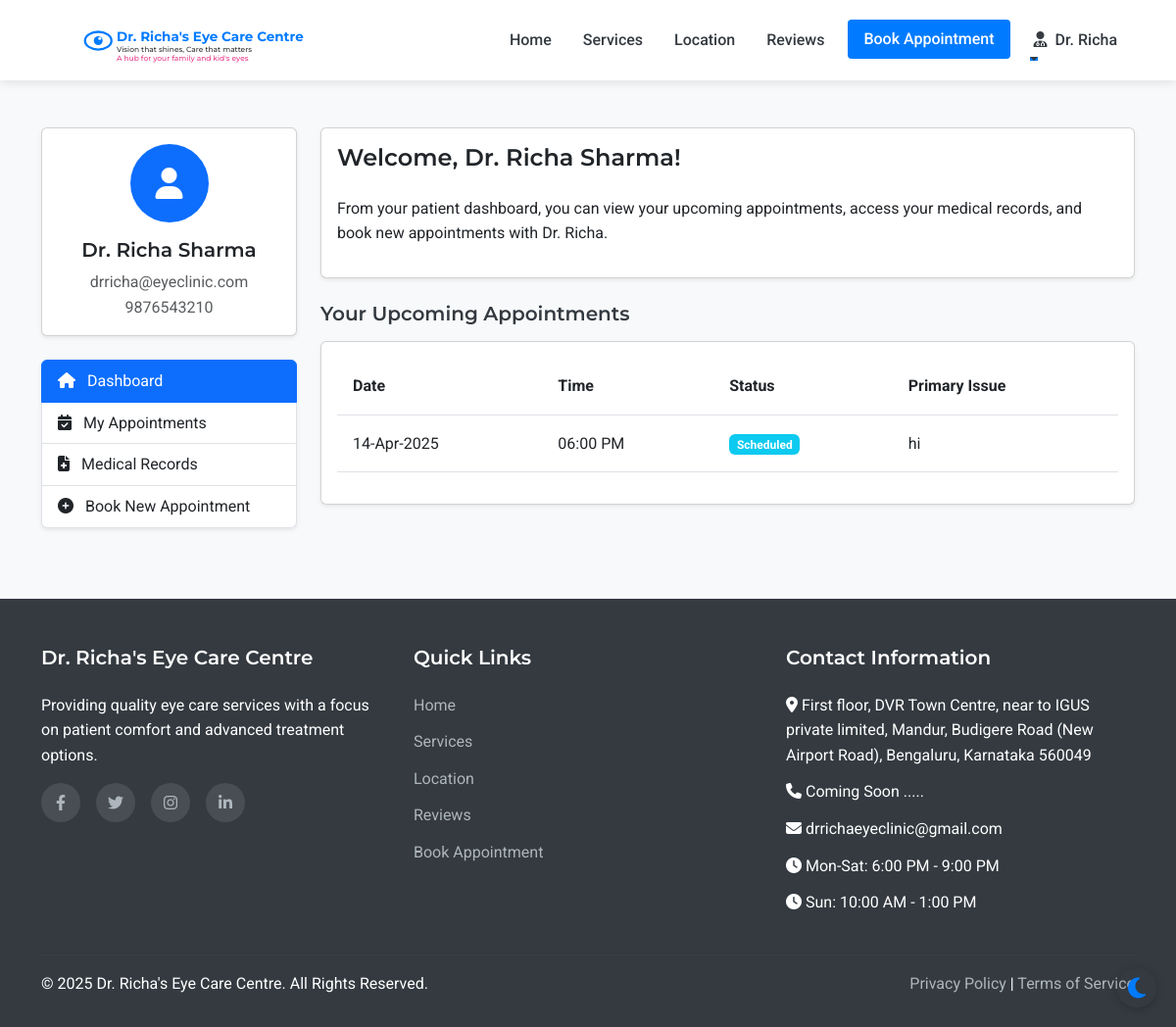
Before: /patient/dashboard (signed in) with the older database file.
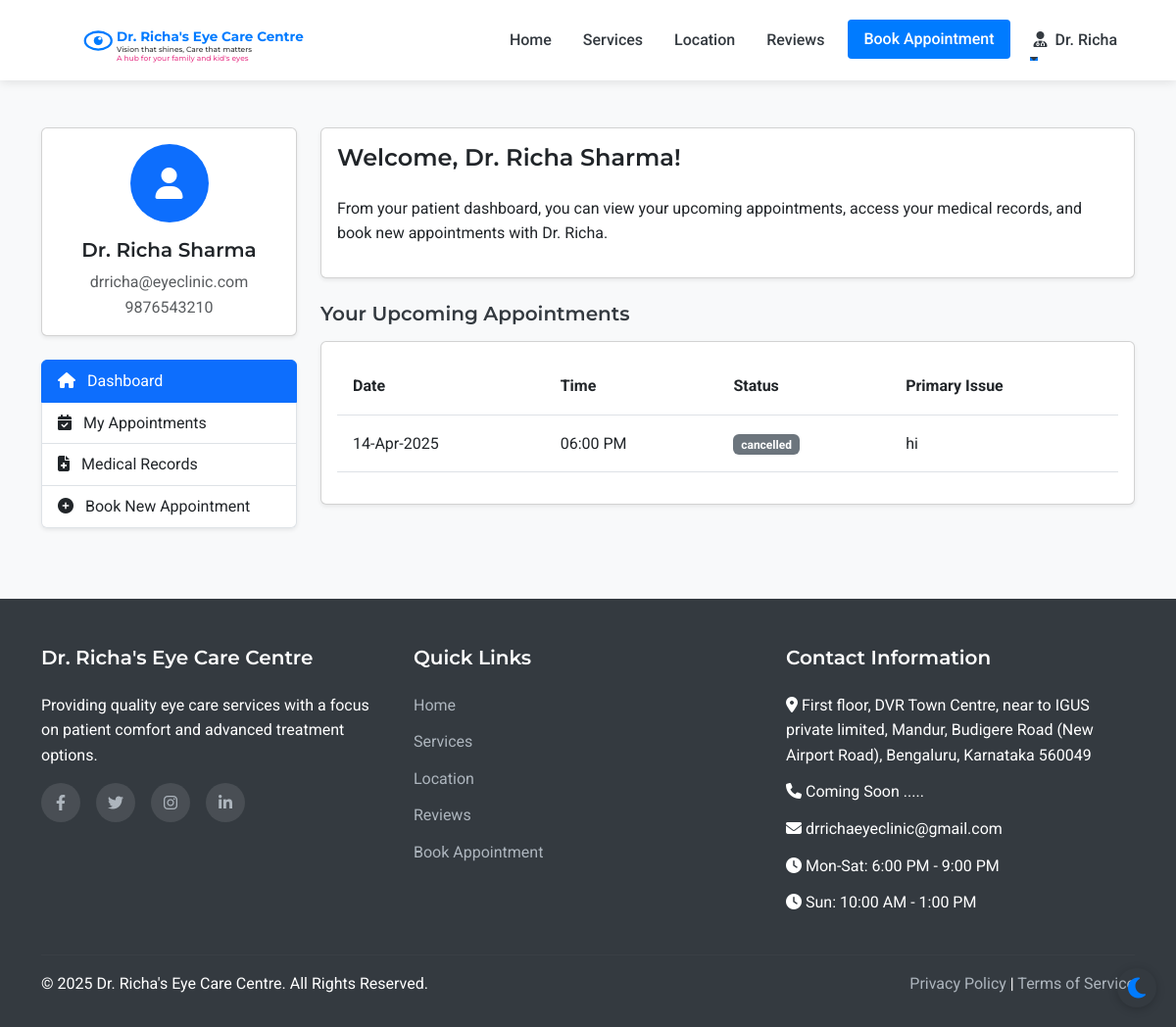
After: the same page with the newer database file.
### models.py (models this page shows, shortened)
class Staff(UserMixin, db.Model):
    __abstract__ = True
    id = db.Column(db.Integer, primary_key=True)
    username = db.Column(db.String(64), unique=True, nullable=False)
    email = db.Column(db.String(120), unique=True, nullable=False)
    password_hash = db.Column(db.String(256), nullable=False)
    full_name = db.Column(db.String(100), nullable=False)
    mobile_number = db.Column(db.String(15), nullable=False)

class Doctor(Staff):
    __tablename__ = 'doctor'
    qualifications = db.Column(db.String(200), nullable=True)
    specialization = db.Column(db.String(200), nullable=True)

class Appointment(db.Model):
    id = db.Column(db.Integer, primary_key=True)
    patient_id = db.Column(db.Integer, db.ForeignKey('patient.id'), nullable=False)
    appointment_date = db.Column(db.Date, nullable=False)
    appointment_time = db.Column(db.Time, nullable=False)
    primary_issue = db.Column(db.Text, nullable=True)
    referral_info = db.Column(db.String(255), nullable=True)
    status = db.Column(db.String(20), default='scheduled')  # scheduled, completed, cancelled
    created_at = db.Column(db.DateTime, default=datetime.utcnow)
    consultation_fee = db.Column(db.Float, nullable=False, default=500.0)
    payment_status = db.Column(db.String(20), default='pending')  # pending, paid

### routes.py (the view)
@app.route('/patient/dashboard')
@login_required
def patient_dashboard():
    appointments = Appointment.query.filter_by(patient_id=current_user.id).order_by(desc(Appointment.appointment_date), desc(Appointment.appointment_time)).all()
    return render_template('patient/dashboard.html', appointments=appointments)

### templates/patient/dashboard.html (shortened to what this page needs)
{% extends 'layout.html' %}
{% block content %}
<section class="py-5 bg-light">
    <div class="container">
        <div class="row">
            <div class="col-lg-3 mb-4">
                <div class="card shadow-sm mb-4">
                    <div class="card-body text-center">
                        <div class="avatar-circle bg-primary text-white mb-3">
                            <i class="fas fa-user fa-2x"></i>
                        </div>
                        <h5 class="card-title">{{ current_user.full_name }}</h5>
                        <p class="card-text text-muted mb-0">{{ current_user.email }}</p>
                        <p class="card-text text-muted">{{ current_user.mobile_number }}</p>
                    </div>
                </div>
                <div class="list-group shadow-sm">
                    <a href="{{ url_for('patient_dashboard') }}" class="list-group-item list-group-item-action active">
                        <i class="fas fa-home me-2"></i> Dashboard
                    </a>
                    <a href="{{ url_for('patient_appointments') }}" class="list-group-item list-group-item-action">
                        <i class="fas fa-calendar-check me-2"></i> My Appointments
                    </a>
                    <a href="{{ url_for('patient_medical_records') }}" class="list-group-item list-group-item-action">
                        <i class="fas fa-file-medical me-2"></i> Medical Records
                    </a>
                    <a href="{{ url_for('appointment') }}" class="list-group-item list-group-item-action">
                        <i class="fas fa-plus-circle me-2"></i> Book New Appointment
                    </a>
                </div>
            </div>
            <div class="col-lg-9">
                <div class="card shadow-sm mb-4">
                    <div class="card-body">
                        <h4 class="card-title mb-4">Welcome, {{ current_user.full_name }}!</h4>
                        <p>From your patient dashboard, you can view your upcoming appointments, access your medical records, and book new appointments with Dr. Richa.</p>
                    </div>
                </div>
                <h5 class="mb-3">Your Upcoming Appointments</h5>
                <div class="card shadow-sm">
                    <div class="card-body">
                        {% if appointments %}
                            <div class="table-responsive">
                                <table class="table table-hover">
                                    <thead>
                                        <tr>
                                            <th>Date</th>
                                            <th>Time</th>
                                            <th>Status</th>
                                            <th>Primary Issue</th>
                                        </tr>
                                    </thead>
                                    <tbody>
                                        {% for appointment in appointments %}
                                            {% if appointment.appointment_date >= now.date() %}
                                                <tr>
                                                    <td>{{ appointment.appointment_date.strftime('%d-%b-%Y') }}</td>
                                                    <td>{{ appointment.appointment_time.strftime('%I:%M %p') }}</td>
                                                    <td>
                                                        {% if appointment.status == 'scheduled' %}
                                                            <span class="badge bg-info">Scheduled</span>
                                                        {% elif appointment.status == 'completed' %}
                                                            <span class="badge bg-success">Completed</span>
                                                        {% else %}
                                                            <span class="badge bg-secondary">{{ appointment.status }}</span>
                                                        {% endif %}
                                                    </td>
                                                    <td>{{ appointment.primary_issue or 'Not specified' }}</td>
                                                </tr>
                                            {% endif %}
                                        {% endfor %}
                                    </tbody>
                                </table>
                            </div>
                            {% set upcoming_count = appointments|selectattr('appointment_date', 'ge', now.date())|list|length %}
                        {% else %}
                            <div class="text-center p-4">
                                <p class="text-muted mb-3">You don't have any appointments yet.</p>
                                <a href="{{ url_for('appointment') }}" class="btn btn-primary">Book Your First Appointment</a>
                            </div>
                        {% endif %}
                    </div>
                </div>
            </div>
        </div>
    </div>
</section>
{% endblock %}

### templates/layout.html (shortened to what this page needs)
<!DOCTYPE html>
<html lang="en">
<head>
    <link href="https://cdn.jsdelivr.net/npm/bootstrap@5.3.0-alpha1/dist/css/bootstrap.min.css" rel="stylesheet">
    <link rel="stylesheet" href="https://cdn.jsdelivr.net/npm/flatpickr/dist/flatpickr.min.css">
    <link rel="stylesheet" href="https://cdnjs.cloudflare.com/ajax/libs/font-awesome/6.1.1/css/all.min.css">
    <link rel="stylesheet" href="{{ url_for('static', filename='css/style.css') }}">
</head>
<body>
    <nav class="navbar navbar-expand-lg sticky-top">
        <div class="container">
            <a class="navbar-brand" href="{{ url_for('index') }}" id="clinic-logo">
                <div id="interactive-logo-container" style="height: 60px;"></div>
            </a>
            <div class="collapse navbar-collapse" id="navbarNav">
                <ul class="navbar-nav ms-auto">
                    <li class="nav-item">
                        <a class="nav-link {% if request.path == url_for('index') %}active{% endif %}" href="{{ url_for('index') }}">Home</a>
                    </li>
                    <li class="nav-item">
                        <a class="nav-link {% if request.path == url_for('services') %}active{% endif %}" href="{{ url_for('services') }}">Services</a>
                    </li>
                    <li class="nav-item">
                        <a class="nav-link {% if request.path == url_for('location') %}active{% endif %}" href="{{ url_for('location') }}">Location</a>
                    </li>
                    <li class="nav-item">
                        <a class="nav-link {% if request.path == url_for('reviews') %}active{% endif %}" href="{{ url_for('reviews') }}">Reviews</a>
                    </li>
                    <li class="nav-item">
                        <a class="nav-link btn btn-primary text-white px-3 ms-lg-2" href="{{ url_for('appointment') }}">Book Appointment</a>
                    </li>
                    {% if current_user.is_authenticated %}
                        {% if current_user.__class__.__name__ == 'Patient' %}
                            <li class="nav-item dropdown">
                                <a class="nav-link dropdown-toggle" href="#" id="navbarDropdown" role="button" data-bs-toggle="dropdown" aria-expanded="false">
                                    <i class="fas fa-user me-1"></i> {{ current_user.full_name }}
                                </a>
                                <ul class="dropdown-menu dropdown-menu-end" aria-labelledby="navbarDropdown">
                                    <li><a class="dropdown-item" href="{{ url_for('patient_dashboard') }}">Dashboard</a></li>
                                    <li><a class="dropdown-item" href="{{ url_for('patient_appointments') }}">My Appointments</a></li>
                                    <li><a class="dropdown-item" href="{{ url_for('patient_medical_records') }}">Medical Records</a></li>
                                    <li><hr class="dropdown-divider"></li>
                                    <li><a class="dropdown-item" href="{{ url_for('patient_logout') }}">Logout</a></li>
                                </ul>
                            </li>
                        {% else %}
                            <li class="nav-item dropdown">
                                <a class="nav-link dropdown-toggle" href="#" id="navbarDropdown" role="button" data-bs-toggle="dropdown" aria-expanded="false">
                                    <i class="fas fa-user-md me-1"></i> Dr. Richa
                                </a>
                            </li>
                        {% endif %}
                    {% endif %}
                </ul>
            </div>
        </div>
    </nav>
    <main>
        {% block content %}{% endblock %}
    </main>
    <footer>
        <div class="container">
            <div class="row">
                <div class="col-md-4 mb-4 mb-md-0">
                    <h5>Dr. Richa's Eye Care Centre</h5>
                    <p class="mb-3">Providing quality eye care services with a focus on patient comfort and advanced treatment options.</p>
                    <div class="social-icons">
                        <a href="#" aria-label="Facebook"><i class="fab fa-facebook-f"></i></a>
                        <a href="#" aria-label="Twitter"><i class="fab fa-twitter"></i></a>
                        <a href="#" aria-label="Instagram"><i class="fab fa-instagram"></i></a>
                        <a href="#" aria-label="LinkedIn"><i class="fab fa-linkedin-in"></i></a>
                    </div>
                </div>
                <div class="col-md-4 mb-4 mb-md-0">
                    <h5>Quick Links</h5>
                    <ul>
                        <li><a href="{{ url_for('index') }}">Home</a></li>
                        <li><a href="{{ url_for('services') }}">Services</a></li>
                        <li><a href="{{ url_for('location') }}">Location</a></li>
                        <li><a href="{{ url_for('reviews') }}">Reviews</a></li>
                        <li><a href="{{ url_for('appointment') }}">Book Appointment</a></li>
                    </ul>
                </div>
                <div class="col-md-4">
                    <h5>Contact Information</h5>
                    <ul>
                        <li><i class="fas fa-map-marker-alt"></i> First floor, DVR Town Centre, near to IGUS private limited, Mandur, Budigere Road (New Airport Road), Bengaluru, Karnataka 560049</li>
                        <li><i class="fas fa-phone"></i> Coming Soon .....</li>
                        <li><i class="fas fa-envelope"></i> drrichaeyeclinic@gmail.com</li>
                        <li><i class="fas fa-clock"></i> Mon-Sat: 6:00 PM - 9:00 PM</li>
                        <li><i class="fas fa-clock"></i> Sun: 10:00 AM - 1:00 PM</li>
                    </ul>
                </div>
            </div>
            <hr class="mt-4 mb-3" style="border-color: rgba(255,255,255,0.1);">
            <div class="row">
                <div class="col-md-6">
                    <p class="mb-md-0">&copy; {{ now.year }} Dr. Richa's Eye Care Centre. All Rights Reserved.</p>
                </div>
                <div class="col-md-6 text-md-end">
                    <p class="mb-0">
                        <a href="#">Privacy Policy</a> |
                        <a href="#">Terms of Service</a>
                    </p>
                </div>
            </div>
        </div>
    </footer>
</body>
</html>

Changed rows visible on the page:
changed Appointment "06:00 PM": status (not shown) → "cancelled"; no longer shows "Scheduled"
